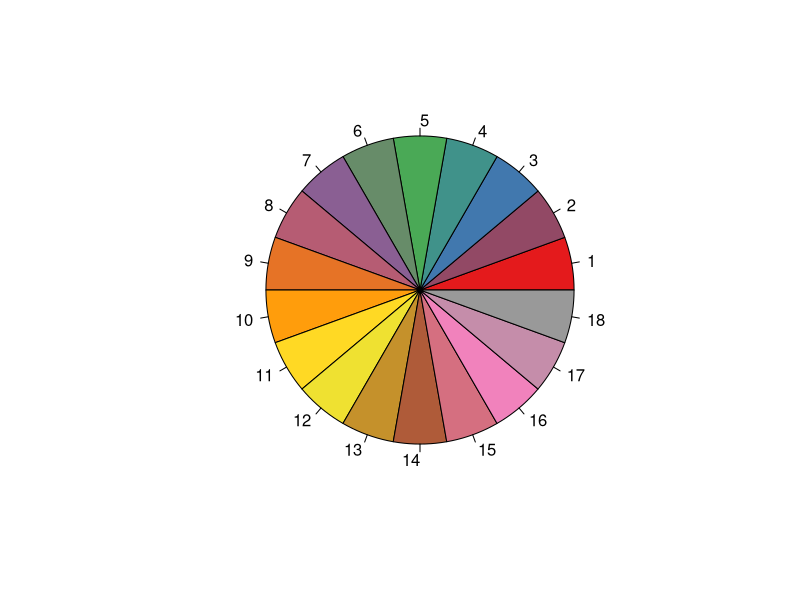
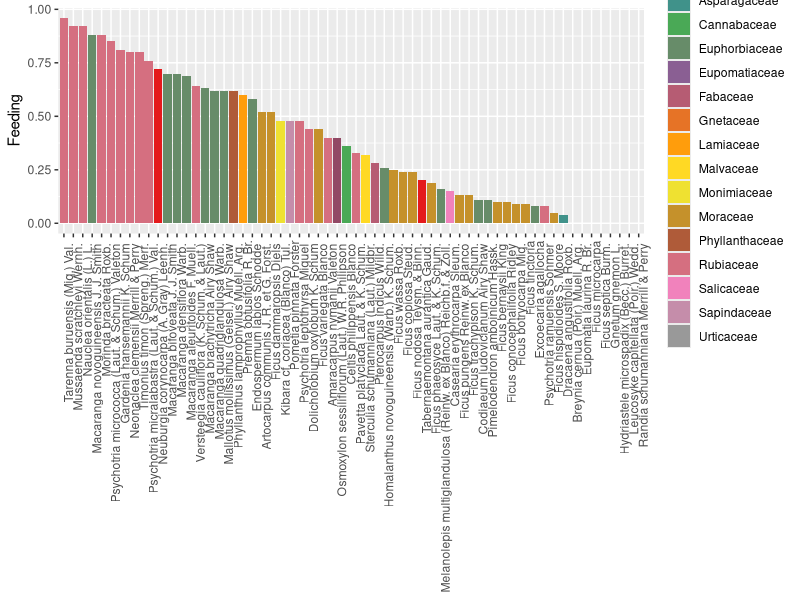

The R source for these figures, in order:
feed <- read.csv("datasets/oribius.csv", header = T)
names(feed) <- c("species","feeding","genus","family")
feed$species <- as.character(feed$species)
strsplit(feed$species, " ") -> ss

fams <- c()
for(i in 1:length(ss)){fams <- c(fams, ss[[i]][1])}

feed$genus <- fams
specs <- as.vector(as.character(gsub(",","", feed$species)))
feed$species <- specs
specs <- as.vector(as.character(gsub(":","", feed$species)))
feed$species <- specs


library(ggplot2)
library(forcats)
library(RColorBrewer)

# Classic palette BuPu, with 4 colors
coul = brewer.pal(9, "Set1") 

# I can add more tones to this palette :
coul = colorRampPalette(coul)(18)

# Plot it
pie(rep(1, length(coul)), col = coul , main="") 


feed <- feed[order(feed$feeding, decreasing = T),]
p <- ggplot(feed,aes(x=fct_reorder(species, feeding,.desc =TRUE), 
                      y=feeding, fill = family))

png("figs/figS1.png", height=10, width=10,units = "in", res=400)
p + geom_bar(stat = "identity") + 
  theme(axis.text.x = element_text(angle = 90, hjust = 1),
        axis.title.x=element_blank()) + ylab("Feeding") +
  scale_fill_manual(values = coul, name="Family")
dev.off()


